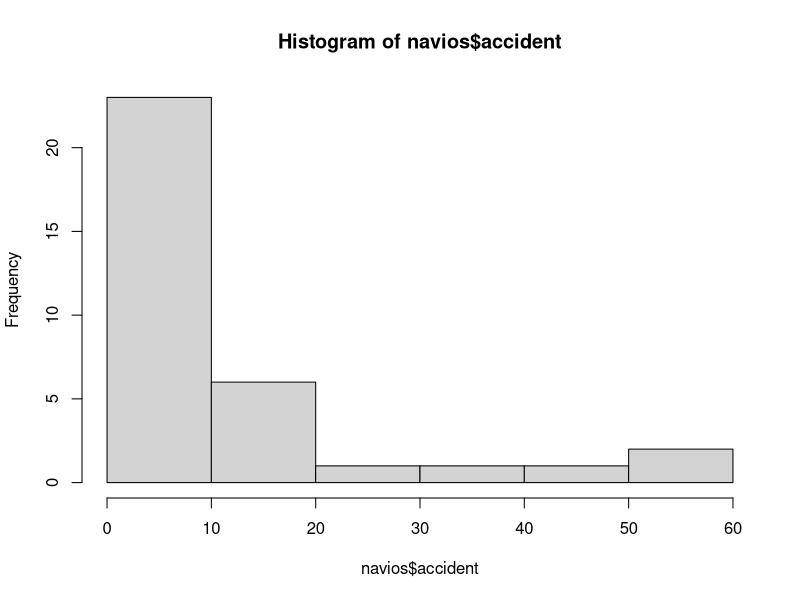

This chart was generated by the following R code:
library(tidyverse)

navios <- read_csv("ships.csv")

head(navios)

hist(navios$accident)

normal <- lm(accident ~ op  + co.65.69 +
               co.70.74 + co.75.79 +service,
   navios)

summary(normal)


poisson <- glm(accident ~ op  + co.65.69 +
               co.70.74 + co.75.79 + service,
               family = "poisson",
             navios)

summary(poisson)

poissonTaxa <- glm(accident ~ op  + co.65.69 +
                 co.70.74 + co.75.79 + + offset(log(service)),
               family = "poisson",
               navios)

summary(poisson)
summary(poissonTaxa)

